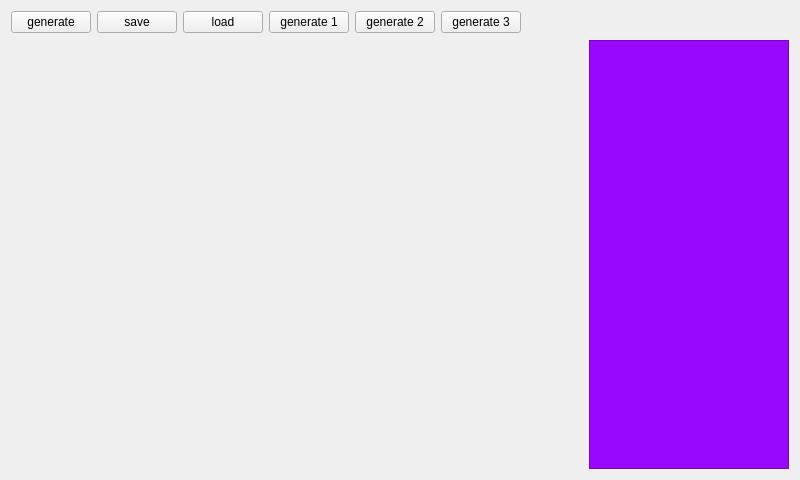
<?xml version="1.0" encoding="UTF-8"?>
<ui version="4.0">
 <class>MainWindow</class>
 <widget class="QMainWindow" name="MainWindow">
  <property name="geometry">
   <rect>
    <x>0</x>
    <y>0</y>
    <width>800</width>
    <height>480</height>
   </rect>
  </property>
  <property name="windowTitle">
   <string>MainWindow</string>
  </property>
  <widget class="QWidget" name="centralWidget">
   <layout class="QGridLayout" name="gridLayout">
    <item row="2" column="1">
     <widget class="QListWidget" name="option_list">
      <property name="maximumSize">
       <size>
        <width>200</width>
        <height>16777215</height>
       </size>
      </property>
      <property name="autoFillBackground">
       <bool>false</bool>
      </property>
      <property name="styleSheet">
       <string notr="true">background-color: rgb(152, 8, 255);</string>
      </property>
     </widget>
    </item>
    <item row="2" column="0">
     <widget class="Field" name="field" native="true"/>
    </item>
    <item row="0" column="0" rowspan="2">
     <layout class="QHBoxLayout" name="horizontalLayout">
      <property name="bottomMargin">
       <number>1</number>
      </property>
      <item>
       <widget class="QPushButton" name="pushButton">
        <property name="text">
         <string>generate</string>
        </property>
       </widget>
      </item>
      <item>
       <widget class="QPushButton" name="pushButton_2">
        <property name="text">
         <string>save</string>
        </property>
       </widget>
      </item>
      <item>
       <widget class="QPushButton" name="load">
        <property name="text">
         <string>load</string>
        </property>
       </widget>
      </item>
      <item>
       <widget class="QPushButton" name="generate1">
        <property name="text">
         <string>generate 1</string>
        </property>
       </widget>
      </item>
      <item>
       <widget class="QPushButton" name="generate2">
        <property name="text">
         <string>generate 2</string>
        </property>
       </widget>
      </item>
      <item>
       <widget class="QPushButton" name="generate3">
        <property name="text">
         <string>generate 3</string>
        </property>
       </widget>
      </item>
      <item>
       <spacer name="horizontalSpacer">
        <property name="orientation">
         <enum>Qt::Horizontal</enum>
        </property>
        <property name="sizeHint" stdset="0">
         <size>
          <width>40</width>
          <height>20</height>
         </size>
        </property>
       </spacer>
      </item>
     </layout>
    </item>
   </layout>
  </widget>
 </widget>
 <layoutdefault spacing="6" margin="11"/>
 <customwidgets>
  <customwidget>
   <class>Field</class>
   <extends>QWidget</extends>
   <header location="global">field.h</header>
   <container>1</container>
  </customwidget>
 </customwidgets>
 <resources/>
 <connections/>
</ui>
